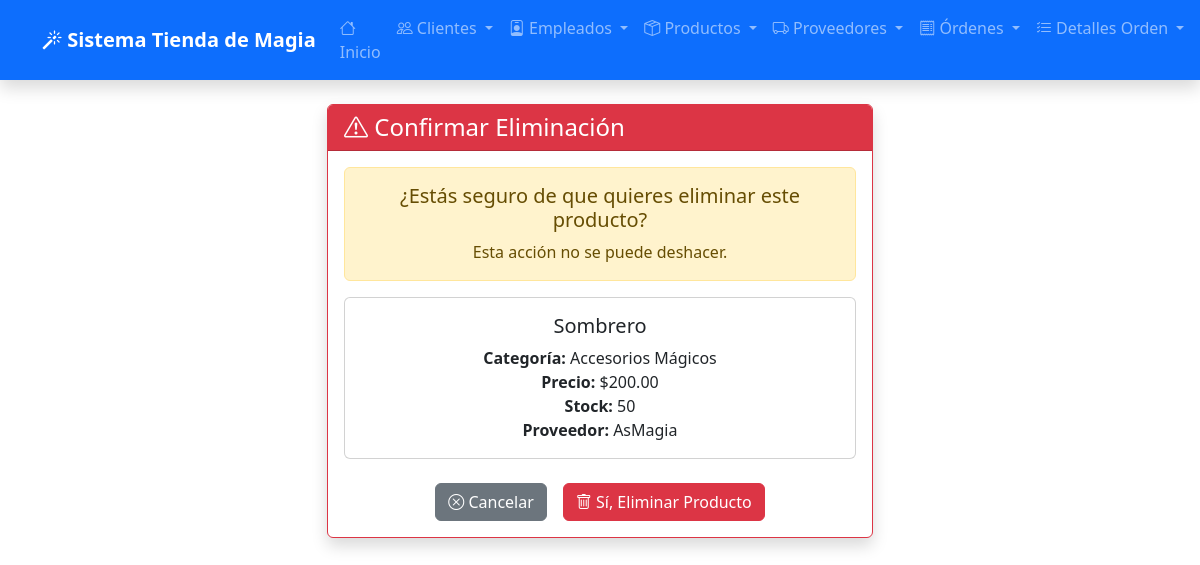
The page /productos/borrar/1/ on the database its author committed.
### app_TiendadeMagia/models.py (models this page shows, shortened)
class Producto(models.Model):
    CATEGORIAS = [
        ('varitas', 'Varitas Mágicas'),
        ('pociones', 'Pociones'),
        ('libros', 'Libros de Hechizos'),
        ('accesorios', 'Accesorios Mágicos'),
        ('ingredientes', 'Ingredientes Mágicos'),
    ]
    nombre = models.CharField(max_length=255)
    descripcion = models.TextField(blank=True, null=True)
    categoria = models.CharField(max_length=100, choices=CATEGORIAS)
    precio = models.DecimalField(max_digits=10, decimal_places=2)
    proveedor = models.ForeignKey(Proveedor, on_delete=models.SET_NULL, null=True, blank=True)
    fecha_ingreso = models.DateField(auto_now_add=True)
    stock = models.IntegerField(default=0)

class Proveedor(models.Model):
    nombre = models.CharField(max_length=255)
    contacto = models.CharField(max_length=255)
    telefono = models.CharField(max_length=20)
    email = models.EmailField()
    direccion = models.TextField()
    fecha_registro = models.DateField(auto_now_add=True)

### app_TiendadeMagia/views.py (the view)
# urls.py: path('productos/borrar/<int:id>/', views.borrar_producto, name='borrar_producto'),
def borrar_producto(request, id):
    producto = get_object_or_404(Producto, id=id)
    if request.method == 'POST':
        producto.delete()
        return redirect('ver_productos')
    return render(request, 'app_TiendadeMagia/producto/borrar_producto.html', {'producto': producto})

### app_TiendadeMagia/templates/app_TiendadeMagia/producto/borrar_producto.html (shortened to what this page needs)
<!DOCTYPE html>
<html lang="es">
<head>
    <link href="https://cdn.jsdelivr.net/npm/bootstrap@5.3.0/dist/css/bootstrap.min.css" rel="stylesheet">
    <link href="https://cdn.jsdelivr.net/npm/bootstrap-icons@1.10.0/font/bootstrap-icons.css" rel="stylesheet">
</head>
<body>
    {% include 'app_TiendadeMagia/navbar.html' %}
    <div class="container mt-4">
        <div class="row justify-content-center">
            <div class="col-md-6">
                <div class="card shadow border-danger">
                    <div class="card-header bg-danger text-white">
                        <h4 class="mb-0">
                            <i class="bi bi-exclamation-triangle"></i> Confirmar Eliminación
                        </h4>
                    </div>
                    <div class="card-body text-center">
                        <div class="alert alert-warning" role="alert">
                            <h5 class="alert-heading">¿Estás seguro de que quieres eliminar este producto?</h5>
                            <p class="mb-0">Esta acción no se puede deshacer.</p>
                        </div>
                        <div class="card mb-4">
                            <div class="card-body">
                                <h5 class="card-title">{{ producto.nombre }}</h5>
                                <p class="card-text">
                                    <strong>Categoría:</strong> {{ producto.get_categoria_display }}<br>
                                    <strong>Precio:</strong> ${{ producto.precio }}<br>
                                    <strong>Stock:</strong> {{ producto.stock }}<br>
                                    <strong>Proveedor:</strong> {{ producto.proveedor.nombre|default:"Sin proveedor" }}
                                </p>
                            </div>
                        </div>
                        <form method="POST">
                            <div class="d-grid gap-2 d-md-flex justify-content-md-center">
                                <a href="{% url 'ver_productos' %}" class="btn btn-secondary me-md-2">
                                    <i class="bi bi-x-circle"></i> Cancelar
                                </a>
                                <button type="submit" class="btn btn-danger">
                                    <i class="bi bi-trash"></i> Sí, Eliminar Producto
                                </button>
                            </div>
                        </form>
                    </div>
                </div>
            </div>
        </div>
    </div>
</body>
</html>

### rows shown on the page
Producto: nombre "Sombrero", categoria "Accesorios Mágicos", precio "200.00", stock "50", proveedor.nombre "AsMagia"
